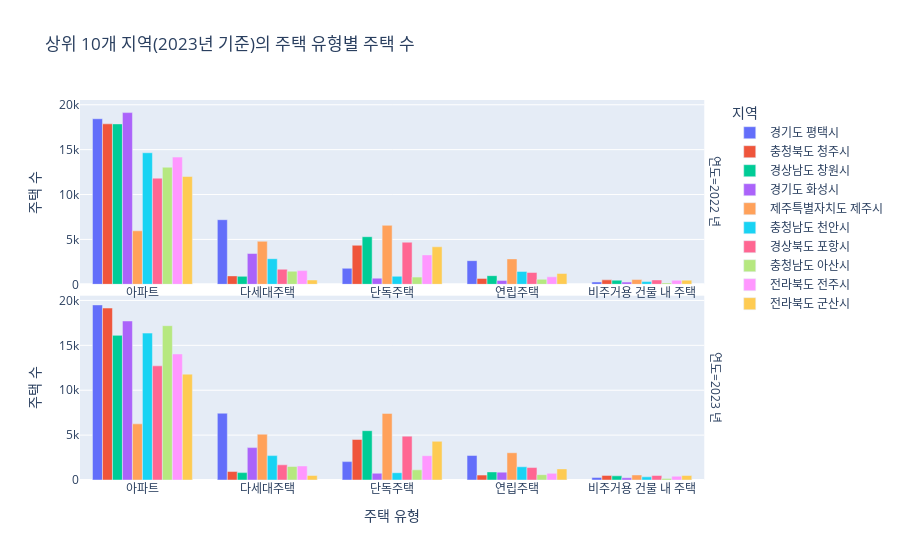

The code cell stored with this chart in its notebook:
### Code cell
fig = plot_bar_by_house_type_split_by_year(df)
fig.show()

### Figure 1 — Plotly figure (JSON) as saved in the notebook; plotly's stock layout.template omitted (floating-point values rounded to 4 significant figures)
{"data": [{"alignmentgroup": "True", "hovertemplate": "지역=경기도 평택시<br>연도=2022 년<br>주택 유형=%{x}<br>주택 수=%{y}<extra></extra>", "legendgroup": "경기도 평택시", "marker": {"color": "#636efa", "pattern": {"shape": ""}}, "name": "경기도 평택시", "offsetgroup": "경기도 평택시", "orientation": "v", "showlegend": true, "textposition": "auto", "type": "bar", "x": ["단독주택", "아파트", "연립주택", "다세대주택", "비주거용 건물 내 주택"], "xaxis": "x2", "y": [1781, 18442, 2634, 7196, 261], "yaxis": "y2"}, {"alignmentgroup": "True", "hovertemplate": "지역=경기도 평택시<br>연도=2023 년<br>주택 유형=%{x}<br>주택 수=%{y}<extra></extra>", "legendgroup": "경기도 평택시", "marker": {"color": "#636efa", "pattern": {"shape": ""}}, "name": "경기도 평택시", "offsetgroup": "경기도 평택시", "orientation": "v", "showlegend": false, "textposition": "auto", "type": "bar", "x": ["단독주택", "아파트", "연립주택", "다세대주택", "비주거용 건물 내 주택"], "xaxis": "x", "y": [2049, 19503, 2732, 7439, 286], "yaxis": "y"}, {"alignmentgroup": "True", "hovertemplate": "지역=충청북도 청주시<br>연도=2022 년<br>주택 유형=%{x}<br>주택 수=%{y}<extra></extra>", "legendgroup": "충청북도 청주시", "marker": {"color": "#EF553B", "pattern": {"shape": ""}}, "name": "충청북도 청주시", "offsetgroup": "충청북도 청주시", "orientation": "v", "showlegend": true, "textposition": "auto", "type": "bar", "x": ["단독주택", "아파트", "연립주택", "다세대주택", "비주거용 건물 내 주택"], "xaxis": "x2", "y": [4346, 17875, 658, 937, 496], "yaxis": "y2"}, {"alignmentgroup": "True", "hovertemplate": "지역=충청북도 청주시<br>연도=2023 년<br>주택 유형=%{x}<br>주택 수=%{y}<extra></extra>", "legendgroup": "충청북도 청주시", "marker": {"color": "#EF553B", "pattern": {"shape": ""}}, "name": "충청북도 청주시", "offsetgroup": "충청북도 청주시", "orientation": "v", "showlegend": false, "textposition": "auto", "type": "bar", "x": ["단독주택", "아파트", "연립주택", "다세대주택", "비주거용 건물 내 주택"], "xaxis": "x", "y": [4512, 19155, 547, 940, 514], "yaxis": "y"}, {"alignmentgroup": "True", "hovertemplate": "지역=경상남도 창원시<br>연도=2022 년<br>주택 유형=%{x}<br>주택 수=%{y}<extra></extra>", "legendgroup": "경상남도 창원시", "marker": {"color": "#00cc96", "pattern": {"shape": ""}}, "name": "경상남도 창원시", "offsetgroup": "경상남도 창원시", "orientation": "v", "showlegend": true, "textposition": "auto", "type": "bar", "x": ["단독주택", "아파트", "연립주택", "다세대주택", "비주거용 건물 내 주택"], "xaxis": "x2", "y": [5301, 17867, 961, 886, 462], "yaxis": "y2"}, {"alignmentgroup": "True", "hovertemplate": "지역=경상남도 창원시<br>연도=2023 년<br>주택 유형=%{x}<br>주택 수=%{y}<extra></extra>", "legendgroup": "경상남도 창원시", "marker": {"color": "#00cc96", "pattern": {"shape": ""}}, "name": "경상남도 창원시", "offsetgroup": "경상남도 창원시", "orientation": "v", "showlegend": false, "textposition": "auto", "type": "bar", "x": ["단독주택", "아파트", "연립주택", "다세대주택", "비주거용 건물 내 주택"], "xaxis": "x", "y": [5494, 16111, 901, 822, 466], "yaxis": "y"}, {"alignmentgroup": "True", "hovertemplate": "지역=경기도 화성시<br>연도=2022 년<br>주택 유형=%{x}<br>주택 수=%{y}<extra></extra>", "legendgroup": "경기도 화성시", "marker": {"color": "#ab63fa", "pattern": {"shape": ""}}, "name": "경기도 화성시", "offsetgroup": "경기도 화성시", "orientation": "v", "showlegend": true, "textposition": "auto", "type": "bar", "x": ["단독주택", "아파트", "연립주택", "다세대주택", "비주거용 건물 내 주택"], "xaxis": "x2", "y": [684, 19126, 418, 3427, 247], "yaxis": "y2"}, {"alignmentgroup": "True", "hovertemplate": "지역=경기도 화성시<br>연도=2023 년<br>주택 유형=%{x}<br>주택 수=%{y}<extra></extra>", "legendgroup": "경기도 화성시", "marker": {"color": "#ab63fa", "pattern": {"shape": ""}}, "name": "경기도 화성시", "offsetgroup": "경기도 화성시", "orientation": "v", "showlegend": false, "textposition": "auto", "type": "bar", "x": ["단독주택", "아파트", "연립주택", "다세대주택", "비주거용 건물 내 주택"], "xaxis": "x", "y": [753, 17712, 876, 3609, 251], "yaxis": "y"}, {"alignmentgroup": "True", "hovertemplate": "지역=제주특별자치도 제주시<br>연도=2022 년<br>주택 유형=%{x}<br>주택 수=%{y}<extra></extra>", "legendgroup": "제주특별자치도 제주시", "marker": {"color": "#FFA15A", "pattern": {"shape": ""}}, "name": "제주특별자치도 제주시", "offsetgroup": "제주특별자치도 제주시", "orientation": "v", "showlegend": true, "textposition": "auto", "type": "bar", "x": ["단독주택", "아파트", "연립주택", "다세대주택", "비주거용 건물 내 주택"], "xaxis": "x2", "y": [6568, 5958, 2832, 4791, 529], "yaxis": "y2"}, {"alignmentgroup": "True", "hovertemplate": "지역=제주특별자치도 제주시<br>연도=2023 년<br>주택 유형=%{x}<br>주택 수=%{y}<extra></extra>", "legendgroup": "제주특별자치도 제주시", "marker": {"color": "#FFA15A", "pattern": {"shape": ""}}, "name": "제주특별자치도 제주시", "offsetgroup": "제주특별자치도 제주시", "orientation": "v", "showlegend": false, "textposition": "auto", "type": "bar", "x": ["단독주택", "아파트", "연립주택", "다세대주택", "비주거용 건물 내 주택"], "xaxis": "x", "y": [7418, 6253, 3037, 5103, 559], "yaxis": "y"}, {"alignmentgroup": "True", "hovertemplate": "지역=충청남도 천안시<br>연도=2022 년<br>주택 유형=%{x}<br>주택 수=%{y}<extra></extra>", "legendgroup": "충청남도 천안시", "marker": {"color": "#19d3f3", "pattern": {"shape": ""}}, "name": "충청남도 천안시", "offsetgroup": "충청남도 천안시", "orientation": "v", "showlegend": true, "textposition": "auto", "type": "bar", "x": ["단독주택", "아파트", "연립주택", "다세대주택", "비주거용 건물 내 주택"], "xaxis": "x2", "y": [893, 14654, 1435, 2850, 307], "yaxis": "y2"}, {"alignmentgroup": "True", "hovertemplate": "지역=충청남도 천안시<br>연도=2023 년<br>주택 유형=%{x}<br>주택 수=%{y}<extra></extra>", "legendgroup": "충청남도 천안시", "marker": {"color": "#19d3f3", "pattern": {"shape": ""}}, "name": "충청남도 천안시", "offsetgroup": "충청남도 천안시", "orientation": "v", "showlegend": false, "textposition": "auto", "type": "bar", "x": ["단독주택", "아파트", "연립주택", "다세대주택", "비주거용 건물 내 주택"], "xaxis": "x", "y": [810, 16361, 1473, 2717, 351], "yaxis": "y"}, {"alignmentgroup": "True", "hovertemplate": "지역=경상북도 포항시<br>연도=2022 년<br>주택 유형=%{x}<br>주택 수=%{y}<extra></extra>", "legendgroup": "경상북도 포항시", "marker": {"color": "#FF6692", "pattern": {"shape": ""}}, "name": "경상북도 포항시", "offsetgroup": "경상북도 포항시", "orientation": "v", "showlegend": true, "textposition": "auto", "type": "bar", "x": ["단독주택", "아파트", "연립주택", "다세대주택", "비주거용 건물 내 주택"], "xaxis": "x2", "y": [4688, 11822, 1319, 1680, 487], "yaxis": "y2"}, {"alignmentgroup": "True", "hovertemplate": "지역=경상북도 포항시<br>연도=2023 년<br>주택 유형=%{x}<br>주택 수=%{y}<extra></extra>", "legendgroup": "경상북도 포항시", "marker": {"color": "#FF6692", "pattern": {"shape": ""}}, "name": "경상북도 포항시", "offsetgroup": "경상북도 포항시", "orientation": "v", "showlegend": false, "textposition": "auto", "type": "bar", "x": ["단독주택", "아파트", "연립주택", "다세대주택", "비주거용 건물 내 주택"], "xaxis": "x", "y": [4886, 12715, 1386, 1691, 502], "yaxis": "y"}, {"alignmentgroup": "True", "hovertemplate": "지역=충청남도 아산시<br>연도=2022 년<br>주택 유형=%{x}<br>주택 수=%{y}<extra></extra>", "legendgroup": "충청남도 아산시", "marker": {"color": "#B6E880", "pattern": {"shape": ""}}, "name": "충청남도 아산시", "offsetgroup": "충청남도 아산시", "orientation": "v", "showlegend": true, "textposition": "auto", "type": "bar", "x": ["단독주택", "아파트", "연립주택", "다세대주택", "비주거용 건물 내 주택"], "xaxis": "x2", "y": [802, 13042, 558, 1456, 156], "yaxis": "y2"}, {"alignmentgroup": "True", "hovertemplate": "지역=충청남도 아산시<br>연도=2023 년<br>주택 유형=%{x}<br>주택 수=%{y}<extra></extra>", "legendgroup": "충청남도 아산시", "marker": {"color": "#B6E880", "pattern": {"shape": ""}}, "name": "충청남도 아산시", "offsetgroup": "충청남도 아산시", "orientation": "v", "showlegend": false, "textposition": "auto", "type": "bar", "x": ["단독주택", "아파트", "연립주택", "다세대주택", "비주거용 건물 내 주택"], "xaxis": "x", "y": [1130, 17189, 595, 1505, 179], "yaxis": "y"}, {"alignmentgroup": "True", "hovertemplate": "지역=전라북도 전주시<br>연도=2022 년<br>주택 유형=%{x}<br>주택 수=%{y}<extra></extra>", "legendgroup": "전라북도 전주시", "marker": {"color": "#FF97FF", "pattern": {"shape": ""}}, "name": "전라북도 전주시", "offsetgroup": "전라북도 전주시", "orientation": "v", "showlegend": true, "textposition": "auto", "type": "bar", "x": ["단독주택", "아파트", "연립주택", "다세대주택", "비주거용 건물 내 주택"], "xaxis": "x2", "y": [3273, 14171, 831, 1525, 438], "yaxis": "y2"}, {"alignmentgroup": "True", "hovertemplate": "지역=전라북도 전주시<br>연도=2023 년<br>주택 유형=%{x}<br>주택 수=%{y}<extra></extra>", "legendgroup": "전라북도 전주시", "marker": {"color": "#FF97FF", "pattern": {"shape": ""}}, "name": "전라북도 전주시", "offsetgroup": "전라북도 전주시", "orientation": "v", "showlegend": false, "textposition": "auto", "type": "bar", "x": ["단독주택", "아파트", "연립주택", "다세대주택", "비주거용 건물 내 주택"], "xaxis": "x", "y": [2707, 14037, 738, 1565, 424], "yaxis": "y"}, {"alignmentgroup": "True", "hovertemplate": "지역=전라북도 군산시<br>연도=2022 년<br>주택 유형=%{x}<br>주택 수=%{y}<extra></extra>", "legendgroup": "전라북도 군산시", "marker": {"color": "#FECB52", "pattern": {"shape": ""}}, "name": "전라북도 군산시", "offsetgroup": "전라북도 군산시", "orientation": "v", "showlegend": true, "textposition": "auto", "type": "bar", "x": ["단독주택", "아파트", "연립주택", "다세대주택", "비주거용 건물 내 주택"], "xaxis": "x2", "y": [4178, 12008, 1203, 478, 464], "yaxis": "y2"}, {"alignmentgroup": "True", "hovertemplate": "지역=전라북도 군산시<br>연도=2023 년<br>주택 유형=%{x}<br>주택 수=%{y}<extra></extra>", "legendgroup": "전라북도 군산시", "marker": {"color": "#FECB52", "pattern": {"shape": ""}}, "name": "전라북도 군산시", "offsetgroup": "전라북도 군산시", "orientation": "v", "showlegend": false, "textposition": "auto", "type": "bar", "x": ["단독주택", "아파트", "연립주택", "다세대주택", "비주거용 건물 내 주택"], "xaxis": "x", "y": [4308, 11792, 1238, 499, 498], "yaxis": "y"}], "layout": {"annotations": [{"font": {}, "showarrow": false, "text": "연도=2023 년", "textangle": 90, "x": 0.98, "xanchor": "left", "xref": "paper", "y": 0.2425, "yanchor": "middle", "yref": "paper"}, {"font": {}, "showarrow": false, "text": "연도=2022 년", "textangle": 90, "x": 0.98, "xanchor": "left", "xref": "paper", "y": 0.7575, "yanchor": "middle", "yref": "paper"}], "barmode": "group", "legend": {"title": {"text": "지역"}, "tracegroupgap": 0}, "title": {"text": "상위 10개 지역(2023년 기준)의 주택 유형별 주택 수"}, "xaxis": {"anchor": "y", "categoryarray": ["아파트", "다세대주택", "단독주택", "연립주택", "비주거용 건물 내 주택"], "categoryorder": "array", "domain": [0, 0.98], "showticklabels": true, "title": {"text": "주택 유형"}}, "xaxis2": {"anchor": "y2", "domain": [0, 0.98], "matches": "x", "showticklabels": true}, "yaxis": {"anchor": "x", "domain": [0, 0.485], "title": {"text": "주택 수"}}, "yaxis2": {"anchor": "x2", "domain": [0.515, 1], "matches": "y", "title": {"text": "주택 수"}}}}
